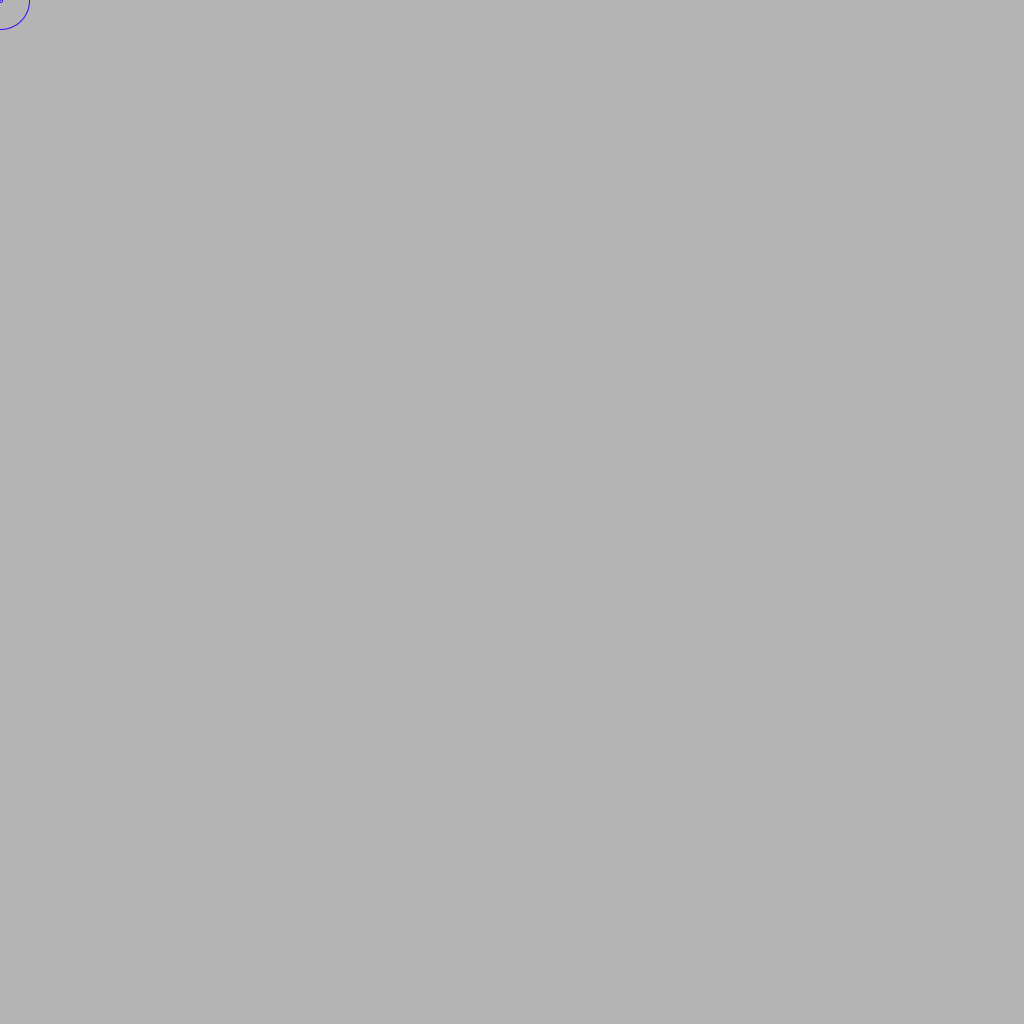
Frame 1 (no input)
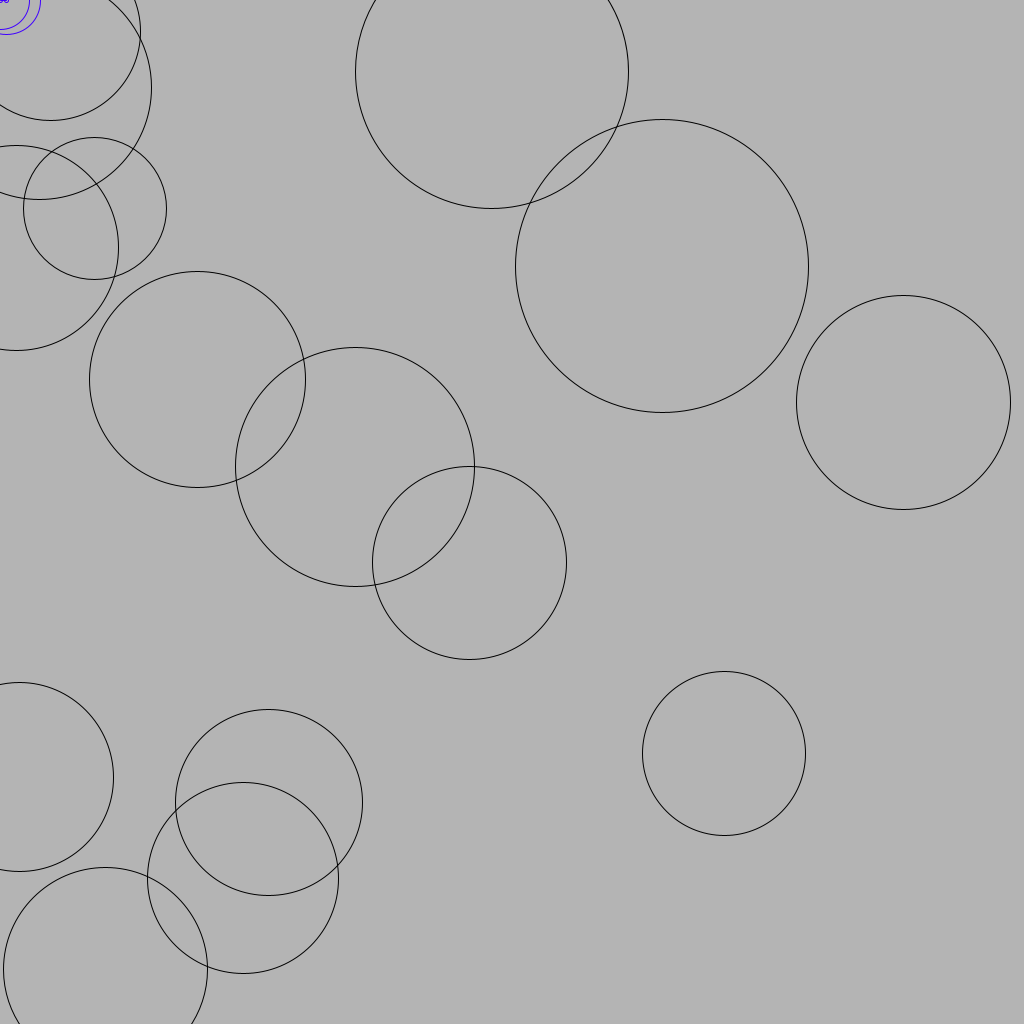
Frame 60 (the mouse pressed at the canvas centre just before this capture)
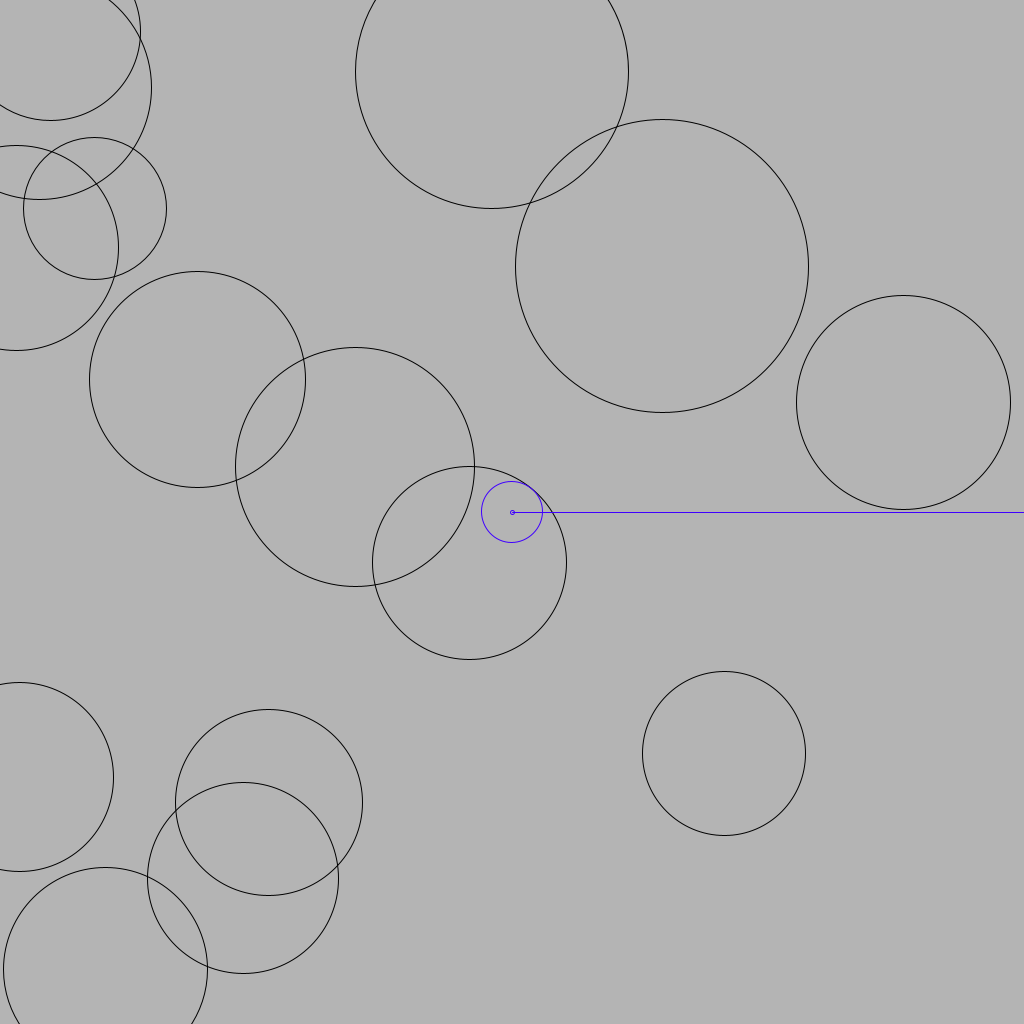
Frame 120 (the mouse held since frame 60 and released just before this capture)

The Processing sketch that drew these frames (run headless with seeded random() and noise(); from frame 60 on, the mouse is pressed at the canvas centre):

// Processing sketch: sketch_2dRaymarch_
// ── sketch_2dRaymarch_.pde
/*
I am not sure if this is counts as an animation. But I am handing it in as one anyway :)
 I was inspired by this video: https://www.youtube.com/watch?v=Cp5WWtMoeKg
 I also got usefull information out of these:
 https://www.youtube.com/watch?v=TOEi6T2mtHo&t=48s
 https://www.youtube.com/watch?v=S8AWd66hoCo
 I will continue to work on this!
 for example implementing more primatives and control over positions
 I was told in school, not to start my scentences with I.
 Also, the logic is not sound at all aas of yet, everything is spagetti
 and I can improve a lot in terms of readability. But for the moment it is ok. I guess
 */

PVector p;// position of intrest
PVector rd = new PVector(1, 0);// Ray direction

Circle c = new Circle();// Primitive circle with integrated sdf
int circlesAmount = 15;
Circle [] circles= new Circle[circlesAmount];

float maxDst = 500;
float minDst= 0.01;
boolean pause= false;

Raymarch rm = new Raymarch();

void setup()
{
  frameRate(60);
  size(512*2, 512*2);
  ellipseMode(RADIUS);
  createCircles();
  colorMode(HSB, 360, 100, 100);
  noFill();
  stroke(255);
  p= new PVector(0,0);
}
float rotation=-1;
void draw()
{
  if (pause==false)
  {
    background(255);
    drawCircles();
    PVector velocity = new PVector(random(0,1),random(0,1) );
    p.add(velocity);
    p = new PVector(mouseX,mouseY);
    stroke(255, 200, 200);
    showStuff(p);

    for (int numSteps=0; numSteps<100; numSteps++)
    {

      rd= new PVector(rd.x+sdfToScene(p), rd.y);
      line(p.x, p.y, p.x+rd.x, p.y+rd.y);
      showStuff(p.add(rd));
      PVector nextStep = p.add(rd);
      if (sdfToScene(p)<= minDst)
      {
        numSteps=100;
      }
    }

    // get new point on the radius of the circle and repeat sdf there
    // draw new circle at the mentioned location if x > minDst
    // continue like that with the same directional vector until x<minDst
    // which would mean a hit occured.
  }
}
void showStuff(PVector pos)
{
  pushStyle();
  ellipse(pos.x, pos.y, 2, 2);// show center of circle
  ellipse(pos.x, pos.y, sdfToScene(pos), sdfToScene(pos));// show radius of ircle
  popStyle();
}
void mouseClicked()
{
  if (pause==false)
  {
    pause=true;
  } else pause=false;
}

void drawCircles()//Always draw circles at the same location
{
  for (int i= 0; i<circlesAmount; i ++)
  {
    circles[i].show();
  }
}

void createCircles()// Initialize circles and set theit values to be used later on.
{
  for (int i= 0; i<circlesAmount; i ++)
  {
    c = new Circle();
    c.origin = new PVector (random(0, width), random(0, height));
    c.radius = random(70, 150);
    circles[i]= c;
  }
}
float sdfToScene(PVector p)
{
  float dstToScene = maxDst;
  for (int i= 0; i<circlesAmount; i ++)
  {
    float dstToCircle = circles[i].sdfCircle(p);
    dstToScene= min(dstToCircle, dstToScene);
    circles[i].col = color(dstToCircle, 0, 0);
  }
  println(dstToScene);
  return dstToScene;
}

// ── Box.pde
class Box
{
  PVector pos;
  float size= 20;

  void showBox()
  {
    beginShape();
    push();
    vertex(pos.x, pos.y);
    vertex(pos.x+20, pos.y);
    vertex(pos.x+20, pos.y+20);
    vertex(pos.x, pos.y+20);
    pop();
    endShape(CLOSE);
  }

  //float signedDstToBox(PVector p) 
  //  {
  //  PVector offset = new PVector(abs(p.x-pos.x) - size, abs(p.y-pos.x) - size);
  //  // dst from point outside box to edge (0 ifinside box)
  //    float unsignedDst = length(max(offset, 0));
  //  //-dst from point inside box to edge (0 if outside box)
  //    float dstInsideBox = max(min(offset, 0));
  //  return unsignedDst + dstInsideBox;
  //}
}

// ── Circle.pde
class Circle
{
  PVector origin;
  float radius;
  color col= (255);
  void show()
  {
    pushStyle();
    stroke(col);
    ellipse (origin.x, origin.y, radius, radius);
    popStyle();
  }

  float sdfCircle(PVector p)
  {
    return  dist(p.x, p.y, origin.x, origin.y)-radius;
  }
}

// ── Raymarch.pde
class Raymarch
{
  PVector pos;
  PVector dir= new PVector(1,0);

  void show(PVector p)
  {
    
    pushStyle();
    line(p.x, p.x, pos.x, pos.y);
    circle(pos.x, pos.y, sdfToScene(pos));
    popStyle();
  }

}
